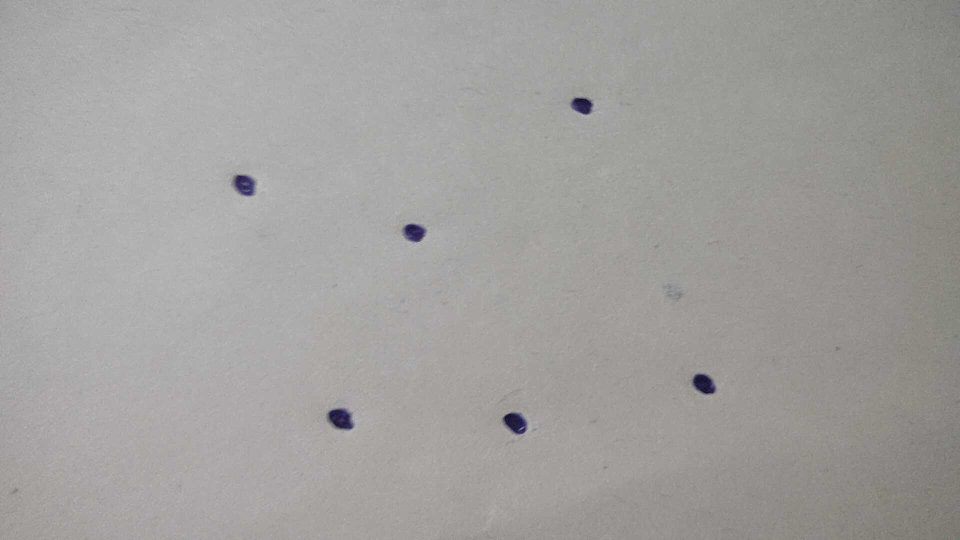
#> input picture ShortestPath/opencv_frame_0.png, 1920 x 1080 px (shown at 1/2 size)
$ python plotdot.py
#> lines starting #> are read from the running program, lines starting #| are printed output that depends on the picture; after the words box and inside, x2 and y2 are one past the last pixel; in counts of white or black regions, pixels touching at a corner belong together
### ShortestPath/circles.py
# I am creating a circle around point!
import cv2

class InternProj:
    hasan = []
    def addcircle(self, img):
        alldots = []
        for i in range(len(self.hasan)):
            # center = (self.hasan[i][0][0][0]+5, self.hasan[i][0][0][1]+10)
            # alldots.append([self.hasan[i][0][0][0]+5, self.hasan[i][0][0][1]+10])
            center = (self.hasan[i][0]+5, self.hasan[i][1]+10)
            alldots.append([self.hasan[i][0]+5, self.hasan[i][1]+10])
            radius = 20
            color = (255, 0, 0)
            thickness = 3
            img = cv2.circle(img, center, radius, color, thickness)

        return [img, alldots]


### ShortestPath/click.py
import cv2
from SandD import SnD
from graph import Graph
from start import Start
from reset import Reset

class SetSandD:
    Hello = False
    obj = SnD()
    graphobj = Graph()
    startobj = Start()
    alldots = []
    radius = 20
    color = (0, 255, 0)
    thickness = 3
    count = 0
    w, h = 0, 0
    def __init__(self, img_after_circles):
        self.img_after_circles = img_after_circles
        self.w, self.h, c = img_after_circles.shape
    # [45 lines left out: function mouseleftclick, not called in this run]

### ShortestPath/plotdot.py
from SandD import SnD
import cv2
import matplotlib.pyplot as plt
import numpy as np
from circles import InternProj
from click import SetSandD as clickobj

img = cv2.imread('opencv_frame_0.png')
#> img is the input picture: shape (1080, 1920, 3); mean B, G, R 157.6, 159.6, 161.3
# img = cv2.imread('indiamap5.jpg')
h, w, c = img.shape
#> h = 1080; w = 1920; c = 3
img = cv2.resize(img, (w//2, h//2))
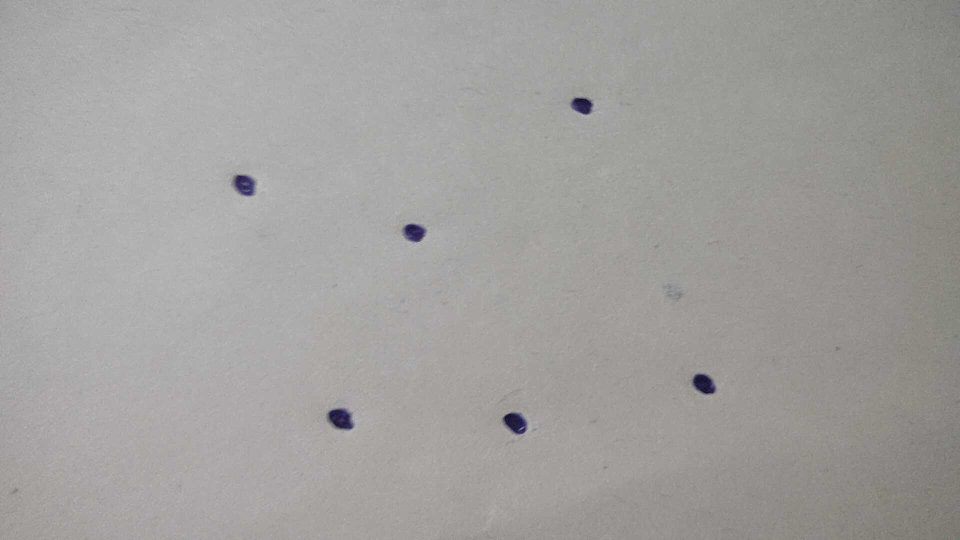
#> img: shape (540, 960, 3); mean B, G, R 157.7, 159.8, 161.4
img = cv2.cvtColor(img, cv2.COLOR_BGR2GRAY)
#> img: shape (540, 960)
xcnts = []


binary_img = cv2.adaptiveThreshold(img, 255, cv2.ADAPTIVE_THRESH_GAUSSIAN_C, cv2.THRESH_BINARY_INV, 131, 15)
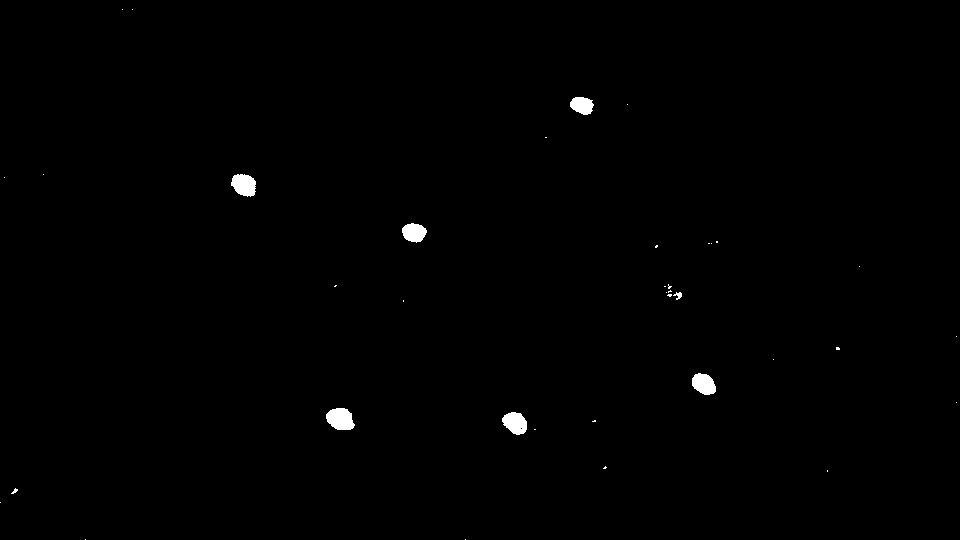
#> binary_img: shape (540, 960); 0.5% white; 37 white regions (29 under 20 px), largest, box (x1, y1, x2, y2) and area: (326, 408, 355, 430) 489, (231, 174, 256, 197) 437, (502, 412, 527, 435) 418
# plt.imshow(binary_img)
# plt.show()
nop, nop, boxes, nop = cv2.connectedComponentsWithStats(binary_img)
#> nop = 38 pairs, first value 0 to 956, second value 9 to 539; boxes = 38 rows, first 6: [0, 0, 960, 540, 515826], [122, 9, 1, 1, 1], [132, 9, 1, 1, 1], [570, 97, 24, 18, 322], [627, 104, 1, 1, 1], [545, 137, 2, 1, 2]
boxes = boxes[1:]
#> boxes = 37 rows, first 6: [122, 9, 1, 1, 1], [132, 9, 1, 1, 1], [570, 97, 24, 18, 322], [627, 104, 1, 1, 1], [545, 137, 2, 1, 2], [43, 174, 1, 1, 1]
filtered_boxes = []
for x,y,w,h,pixels in boxes:
    if pixels < 10000 and h < 300 and w < 300 and h > 5 and w > 5:
        filtered_boxes.append((x,y,w,h))
#> this loop made 37 passes
#> (x, y, w, h, pixels) on passes 1 to 12: (122, 9, 1, 1, 1), (132, 9, 1, 1, 1), (570, 97, 24, 18, 322), (627, 104, 1, 1, 1), (545, 137, 2, 1, 2), (43, 174, 1, 1, 1), (231, 174, 25, 23, 437), (4, 177, 1, 1, 1), (402, 223, 25, 20, 364), (716, 241, 2, 2, 4), (708, 243, 2, 1, 2), (711, 243, 1, 1, 1)
#> after the loop, filtered_boxes = [(570, 97, 24, 18), (231, 174, 25, 23), (402, 223, 25, 20), (673, 292, 9, 8), (692, 373, 24, 22), (326, 408, 29, 22), (502, 412, 25, 23), (11, 488, 7, 6)]
for x,y,w,h in filtered_boxes:
    cv2.rectangle(img, (x,y), (x+w,y+h), (0,0,255),2)
    xcnts.append([x, y])
#> this loop made 8 passes
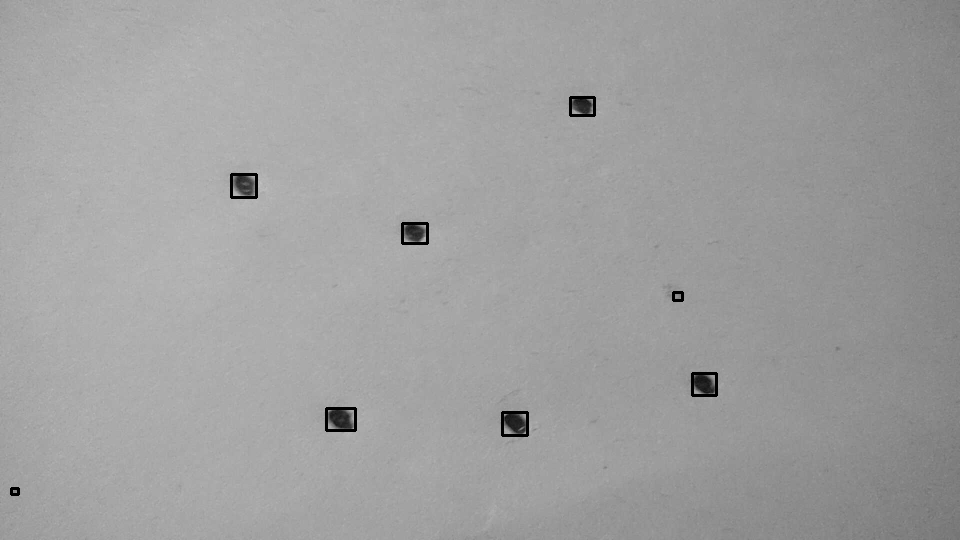
#> img: shape (540, 960); min 0, max 192, mean 159.5
#> after the loop, xcnts = [[570, 97], [231, 174], [402, 223], [673, 292], [692, 373], [326, 408], [502, 412], [11, 488]]

plt.imshow(img)
plt.show()


img_copy = img.copy()


# print("first dot", xcnts[0])
print("\n{} dots found!!".format(len(xcnts)))
#| 8 dots found!!

img_copy = cv2.cvtColor(img_copy, cv2.COLOR_GRAY2RGB)


obj = InternProj()
obj.hasan = xcnts
#> obj.hasan has the same summary as xcnts
[img_after_circles, alldots] = obj.addcircle(img_copy)
#> the loop in addcircle, `for i in range(len(self.hasan)):` made 8 passes
#> center on passes 1 to 8: (575, 107), (236, 184), (407, 233), (678, 302), (697, 383), (331, 418), (507, 422), (16, 498)
#> pass 2, in addcircle, `img = cv2.circle(img, center, radius, color, thickness)`:
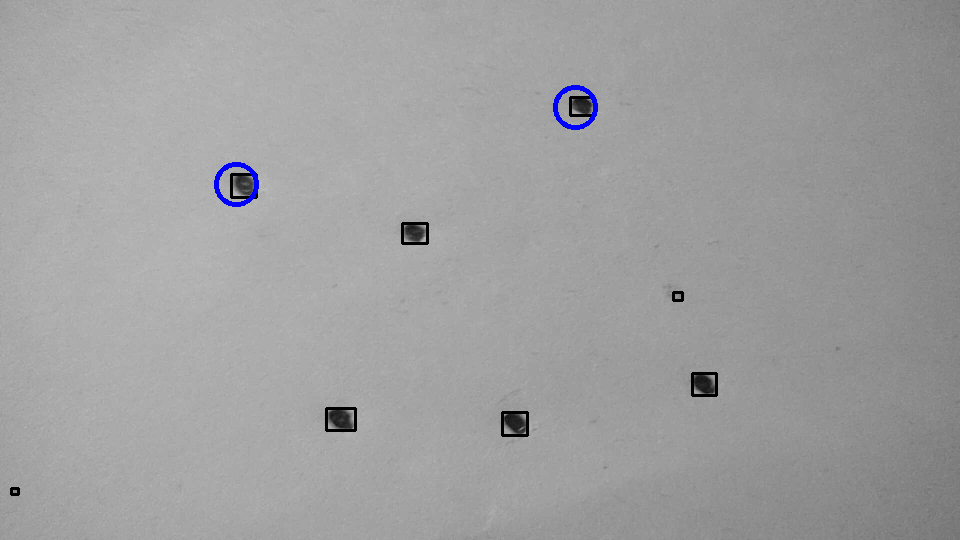
#> img: shape (540, 960, 3); mean B, G, R 159.8, 159.2, 159.2
#> pass 3, in addcircle, `img = cv2.circle(img, center, radius, color, thickness)`:
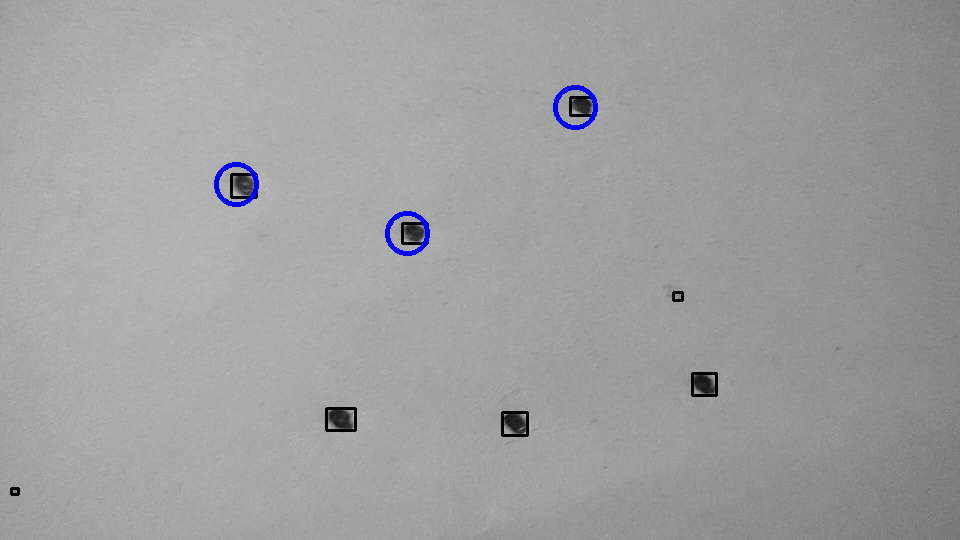
#> img: shape (540, 960, 3); 0.12% of pixels changed, all inside (x1, y1, x2, y2) = (385, 211, 430, 256)
#> after the loop in addcircle, `for i in range(len(self.hasan)):`:
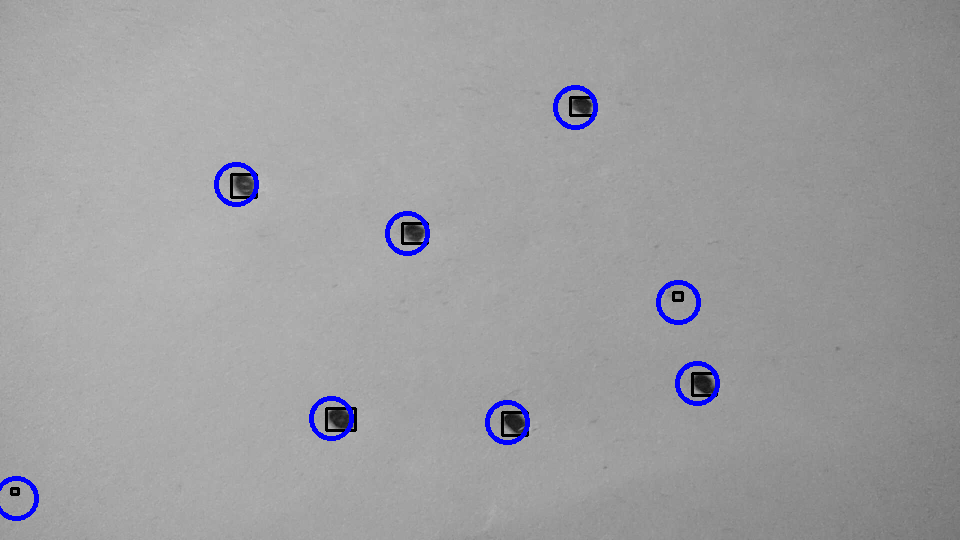
#> img: shape (540, 960, 3); 0.57% of pixels changed, all inside (x1, y1, x2, y2) = (0, 280, 720, 521)
#> after the loop in addcircle, `for i in range(len(self.hasan)):`: alldots = [[575, 107], [236, 184], [407, 233], [678, 302], [697, 383], [331, 418], [507, 422], [16, 498]]


# OPTIONAL
plt.imshow(img_after_circles)
plt.show()

SnD.img = img_after_circles

# CALLING CLICK FUNCTION

# clickobj = SetSandD()
clickobj.alldots = alldots
cv2.namedWindow('image')

while (True):
    cv2.setMouseCallback('image', clickobj(img_after_circles).mouseleftclick)

    # img_after_circles = cv2.resize(img_after_circles, (600, 400))
    cv2.imshow('image', img_after_circles)


    if cv2.waitKey(10) == ord('q'):
#> (key q is pressed here)
        break


# # x = np.where(np.all(img <= 80, axis=-1))
# x = np.where(np.any(img <= 80, axis=-1))

# for i in x:
#     print(i)
# img_copy = img.copy()
# img_copy[x] = [255]
# img_copy = cv2.cvtColor(img_copy, cv2.COLOR_GRAY2RGB)

# plt.imshow(img_copy)
# plt.show()


# # threshold
# th, threshed = cv2.threshold(img, 1, 255, cv2.THRESH_BINARY|cv2.THRESH_OTSU)

# # findcontours
# cnts = cv2.findContours(threshed, cv2.RETR_LIST, cv2.CHAIN_APPROX_SIMPLE)[-2]

# # area range
# # a1 = 400
# # a2 = 1000
# a1 = 150
# # a2 = 250
# a2 = 500


# # for cnt in cnts:

# #     if a1<cv2.contourArea(cnt) <a2:
# #         xcnts.append(cnt)
# #         print(cnt)
#         # print(cv2.contourArea(cnt))
